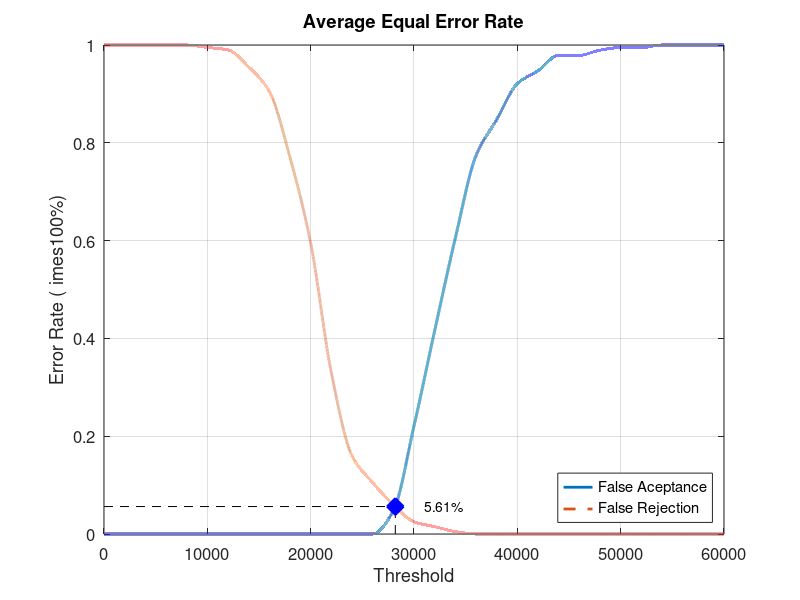
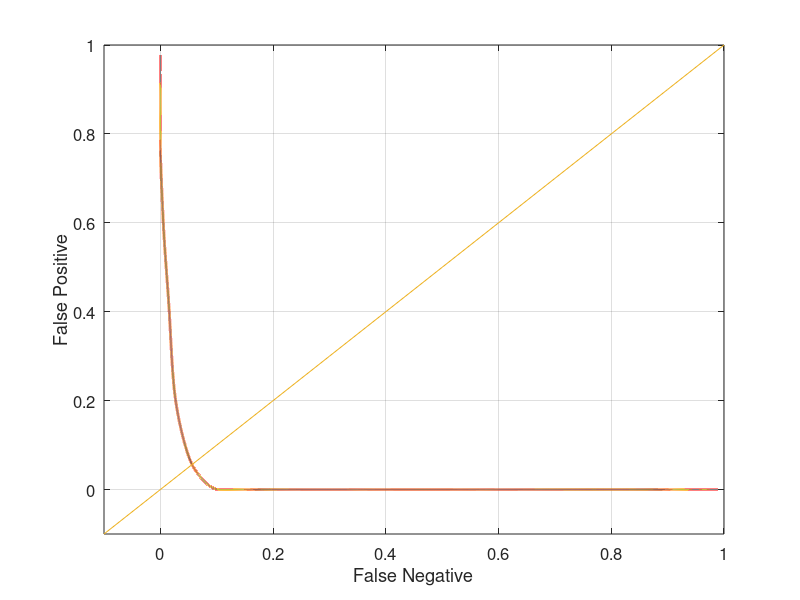

MATLAB code to generate these figures, in order:
close all;
clear;
clc;
x = 0:2000:60000;
xq = 0:0.5:60000;

y0 = [0 0 0 0 0 0 0 0 0 0 0 0 0 0 0.0473684 0.221053 0.415789 0.605263 0.773684 0.847368 0.921053 0.947368 0.978947 0.978947 0.989474 0.994737 0.994737 1 1 1 1]
yy0 = interp1(x, y0, xq, 'pchip');
y1 = [1 1 1 1 1 0.995 0.99 0.955 0.905 0.77 0.595 0.33 0.16 0.105 0.06 0.025 0.015 0.005 0 0 0 0 0 0 0 0 0 0 0 0 0]
yy1 = interp1(x, y1, xq, 'pchip');

% Calculating EER: 
y2 = abs(y0 - y1);
find(y2 == min(y2))
yy2 = abs(yy0 - yy1);
xEER = find(yy2 == min(yy2));
xEERIndex = xq(xEER) % X-axis EER
yEER = yy0(xEER) % Y-axis EER

main = figure
plot(xq, yy0,'-','LineWidth', 2);	hold on
plot(xq, yy1,'--','LineWidth', 2);	hold on
plot([xEERIndex xEERIndex], [0 yEER], 'k--');	hold on
plot([0 xEERIndex], [yEER yEER], 'k--');	hold on
plot(xEERIndex, yEER, 'bx', 'LineWidth', 10);	hold on
text(xEERIndex + 10 * xEERIndex / 100, yEER, [num2str(round((10000 * yEER)) / 100) '%'])
legend('False Aceptance', 'False Rejection', 'Location', 'SouthEast')
xlabel('Threshold')
ylabel('Error Rate (	imes100%)')
title('Average Equal Error Rate')
set(gca, 'FontSize', 12)
axis([0 60000 0 1])
grid on

print(main, 'Database3_1Main', '-dpng');
FNRxFPR = figure('Color', [1 1 1]);
plot(yy1, yy0, '-', yy1, yy0, 'LineWidth', 2);
hold on
y = -0.1:0.1:1
plot(y, y); 
set(gca, 'FontSize', 12)
xlabel('False Negative')
ylabel('False Positive')
axis([-0.1 1 -0.1 1])
set(gca, 'FontSize', 12)
grid on

print(FNRxFPR, 'Database3_1FNRxFPR','-dpng');
